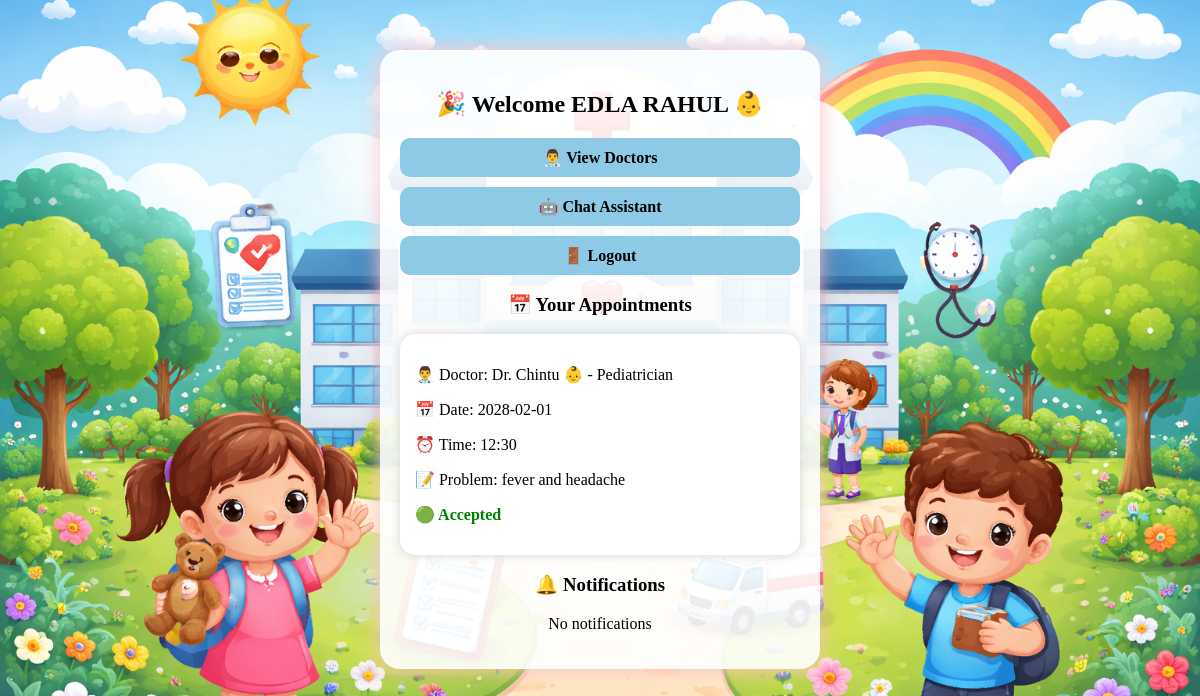
The page /dashboard (signed in) on the database its author committed.
### tables this page shows
CREATE TABLE appointments(
        id INTEGER PRIMARY KEY AUTOINCREMENT,
        user_id INTEGER,
        doctor_id INTEGER,
        date TEXT,
        time TEXT,
        problem TEXT,
        status TEXT DEFAULT 'Pending'
    );

CREATE TABLE users(
        id INTEGER PRIMARY KEY AUTOINCREMENT,
        name TEXT,
        email TEXT,
        phone TEXT,
        password TEXT,
        disease TEXT,
        role TEXT
    );

### app.py (the view)
@app.route("/dashboard")
def dashboard():
    if session.get("role") != "patient":
        return redirect("/")
    db = get_db()
    appointments = db.execute("""
    SELECT a.id, d.name, a.date, a.time, a.problem, a.status
    FROM appointments a
    JOIN users d ON a.doctor_id = d.id
    WHERE a.user_id=?
    """, (session["user_id"],)).fetchall()
    return render_template("dashboard.html", appointments=appointments)

### app.py (called while the page is built)
def get_db():
    return sqlite3.connect("database.db")

### templates/dashboard.html (shortened to what this page needs)
<!DOCTYPE html>
<html>
<head>
</head>
<body>
<div class="container">
<h2>🎉 Welcome {{ session["name"] }} 👶</h2>
<a href="/doctors" class="btn">👨‍⚕️ View Doctors</a>
<a href="/chatbot" class="btn">🤖 Chat Assistant</a>
<a href="/logout" class="btn">🚪 Logout</a>
<h3>📅 Your Appointments</h3>
{% for a in appointments %}
<div class="appointment">
    <p>👨‍⚕️ Doctor: {{ a[1] }}</p>
    <p>📅 Date: {{ a[2] }}</p>
    <p>⏰ Time: {{ a[3] }}</p>
    <p>📝 Problem: {{ a[4] }}</p>
    <p class="status
        {% if a[5]=='Pending' %}pending
        {% elif a[5]=='Accepted' %}accepted
        {% else %}rejected{% endif %}">
        {% if a[5]=='Pending' %}
            🟡 Pending
        {% elif a[5]=='Accepted' %}
            🟢 Accepted
        {% else %}
            🔴 Rejected
        {% endif %}
    </p>
</div>
{% else %}
<p>No appointments yet</p>
{% endfor %}
<h3>🔔 Notifications</h3>
<p>No notifications</p>
</div>
</body>
</html>

### templates/dashboard.html (style rules this page uses)
body { font-family: 'Comic Sans MS'; background: url("/static/images/dashboard.png") no-repeat center center/cover; margin: 0; }
.container { width: 400px; margin: 50px auto; background: rgba(255,255,255,0.9); padding: 20px; border-radius: 20px; text-align: center; box-shadow: 0px 0px 20px pink; animation: fadeIn 1s ease-in-out; }
.btn { display: block; margin: 10px 0; padding: 10px; background: #8ecae6; border-radius: 10px; text-decoration: none; color: black; font-weight: bold; }
.appointment { background: #fff; padding: 15px; border-radius: 15px; margin-top: 10px; text-align: left; box-shadow: 0px 0px 10px lightgray; transition: 0.3s; }
.status { font-weight: bold; }
.accepted { color: green; }

### rows shown on the page
appointments: name "Dr. Chintu 👶 - Pediatrician", date "2028-02-01", time "12:30", problem "fever and headache", status "🟢 Accepted"

### other values the page prints
{{ session["name"] }} "EDLA RAHUL"
